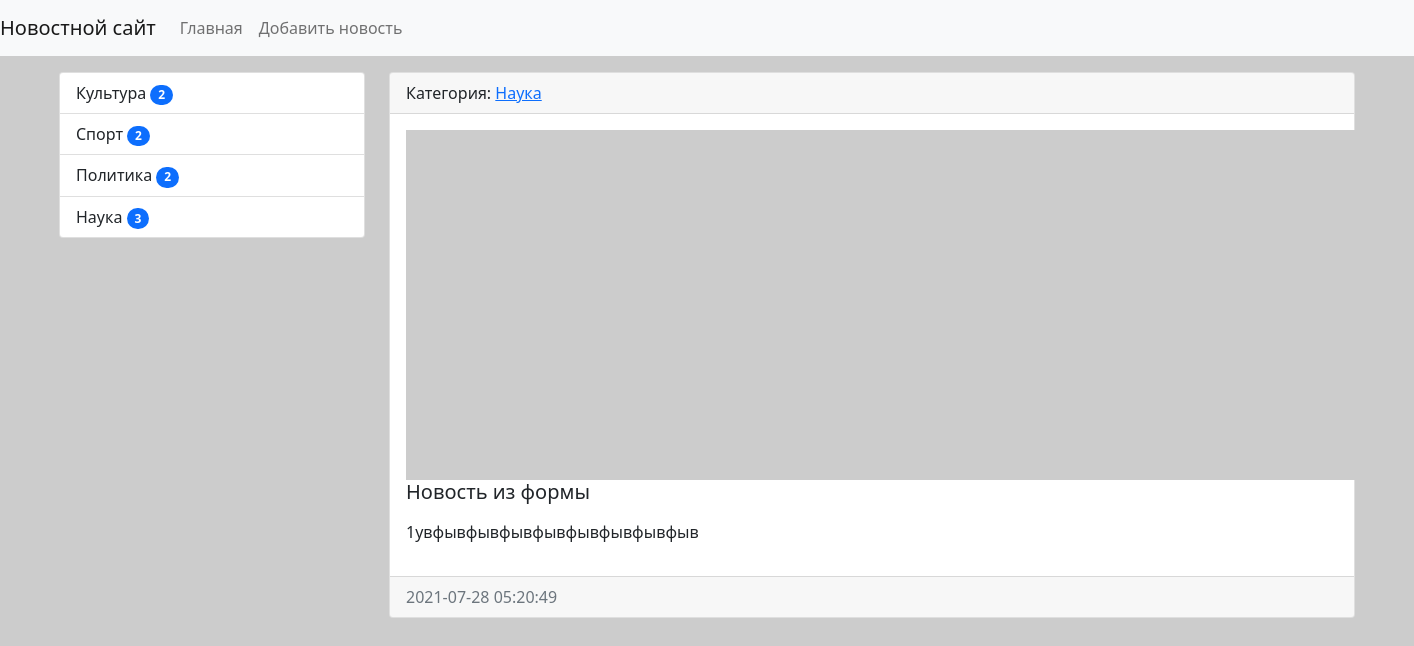
The app's page /news/11/ with its own data.
### news/models.py (models this page shows, shortened)
class Category(models.Model):
    title = models.CharField(max_length=150, db_index=True, verbose_name='Наименование категории')
    def __str__(self):
        return self.title
    class Meta:
        verbose_name = 'Категория'
        verbose_name_plural = 'Категории'
        ordering = ['title']

class News(models.Model):
    title = models.CharField(max_length=150, verbose_name='Наименование')
    content = models.TextField(blank=True, verbose_name='Контент')
    created_at = models.DateTimeField(auto_now_add=True, verbose_name='Дата публикации')
    updated_at = models.DateTimeField(auto_now=True, verbose_name='Обновлено')
    photo = models.ImageField(upload_to='photos/%Y/%m/%d/', verbose_name='Фото', blank=True)
    is_published = models.BooleanField(default=True, verbose_name='Опубликовано')
    category = models.ForeignKey('Category', on_delete=models.PROTECT, verbose_name='Категория')
    class Meta:
        verbose_name = 'Новость'
        verbose_name_plural = 'Новости'
        ordering = ['-created_at']

### news/views.py (the view)
# urls.py: path('news/<int:pk>/', ViewNews.as_view(), name='view_news'),
class ViewNews(DetailView):
    model = News
    context_object_name = 'news_item'

### news/templatetags/news_tags.py (called while the page is built)
@register.inclusion_tag('news/list_categories.html')
def show_categories():
   categories = Category.objects.annotate(cnt=Count('news')).filter(cnt__gt=0)
   return {'categories':categories}

### news/templates/news/news_detail.html (shortened to what this page needs)
{% extends 'base.html' %}
{% block sidebar %}
{% include "inc/_sidebar.html" %}
{% endblock %}
{% block content %}
<div class="card mb-3">
    <div class="card-header">
        Категория: <a href="{{item.category.get_absolute_url}}">{{ news_item.category }}</a>
    </div>
    <div class="card-body">
        <div class="media">
            {% if item.photo %}
            <img src="{{ news_item.photo.url }}" alt="" width="350" class="mr-3">
            {% else %}
            <img src="https://picsum.photos/id/1060/350/235/?blur=2" alt="" class="mr-3">
            {% endif %}
            <div class="media-body">
                <h5 class="card-title">{{ news_item.title }}</h5>
                <p class="card-text">{{ news_item.content|safe|linebreaks }}</p>
            </div>
        </div>
    </div>
    <div class="card-footer text-muted">
        {{ news_item.created_at|date:"Y-m-d H:i:s" }}
    </div>
</div>
{% endblock %}

### news/templates/news/list_categories.html
<div class="list-group">
    {% for item in categories %}
    <a href="{% url 'category' item.pk %}" class="list-group-item list-group-item-action">{{ item.title }}  <span class="badge bg-primary rounded-pill">{{item.cnt}}</span></a>
    {% endfor %}
</div>

### mysite/css/style.css (style rules this page uses)
body { background-color: #ccc; }

### records on screen
Category: title "Культура", cnt "2"
Category: title "Спорт", cnt "2"
Category: title "Политика", cnt "2"
Category: title "Наука", cnt "3"
News: category "Наука", title "Новость из формы", content "1увфывфывфывфывфывфывфывфыв", created_at "2021-07-28 05:20:49"
